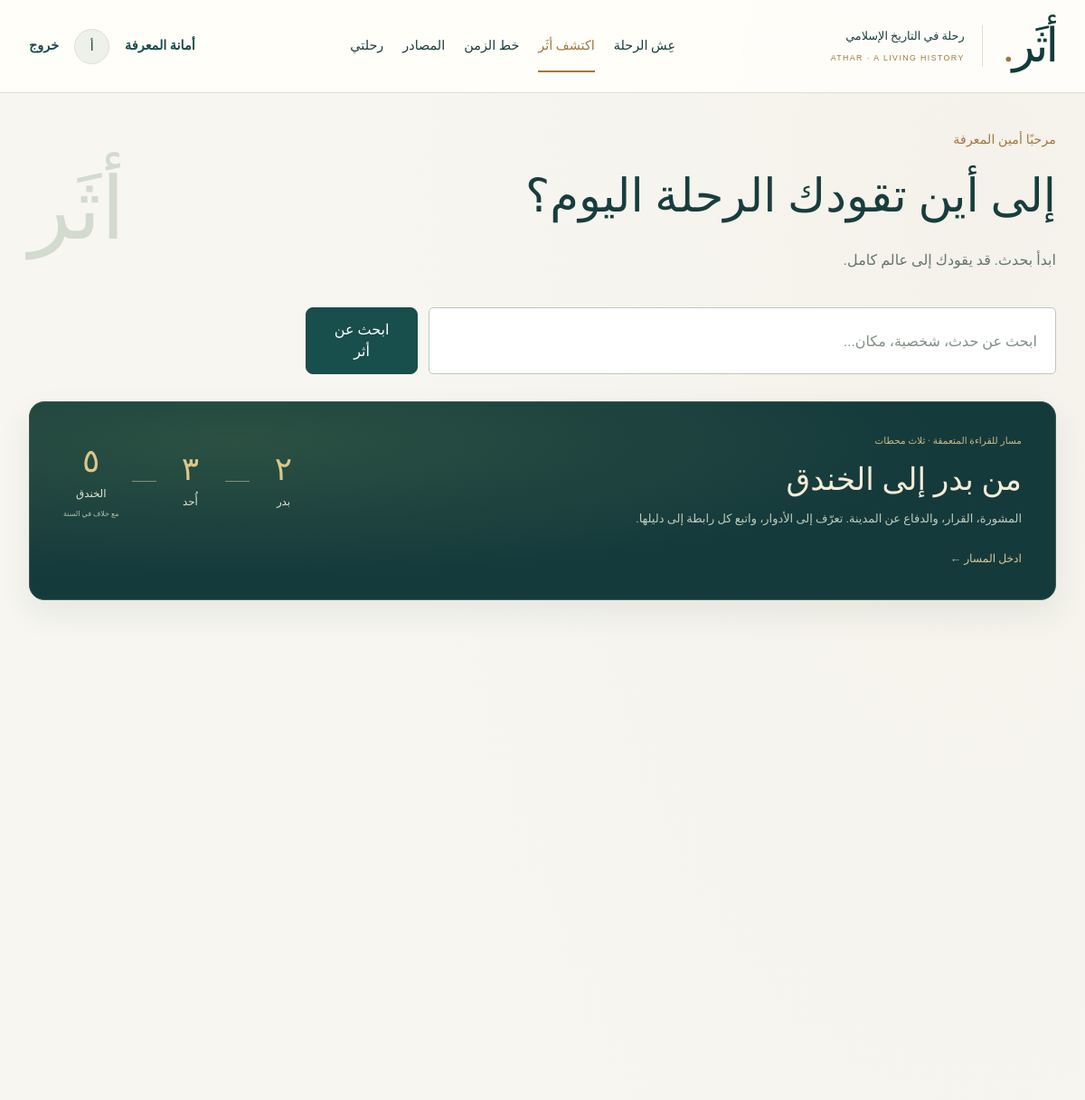
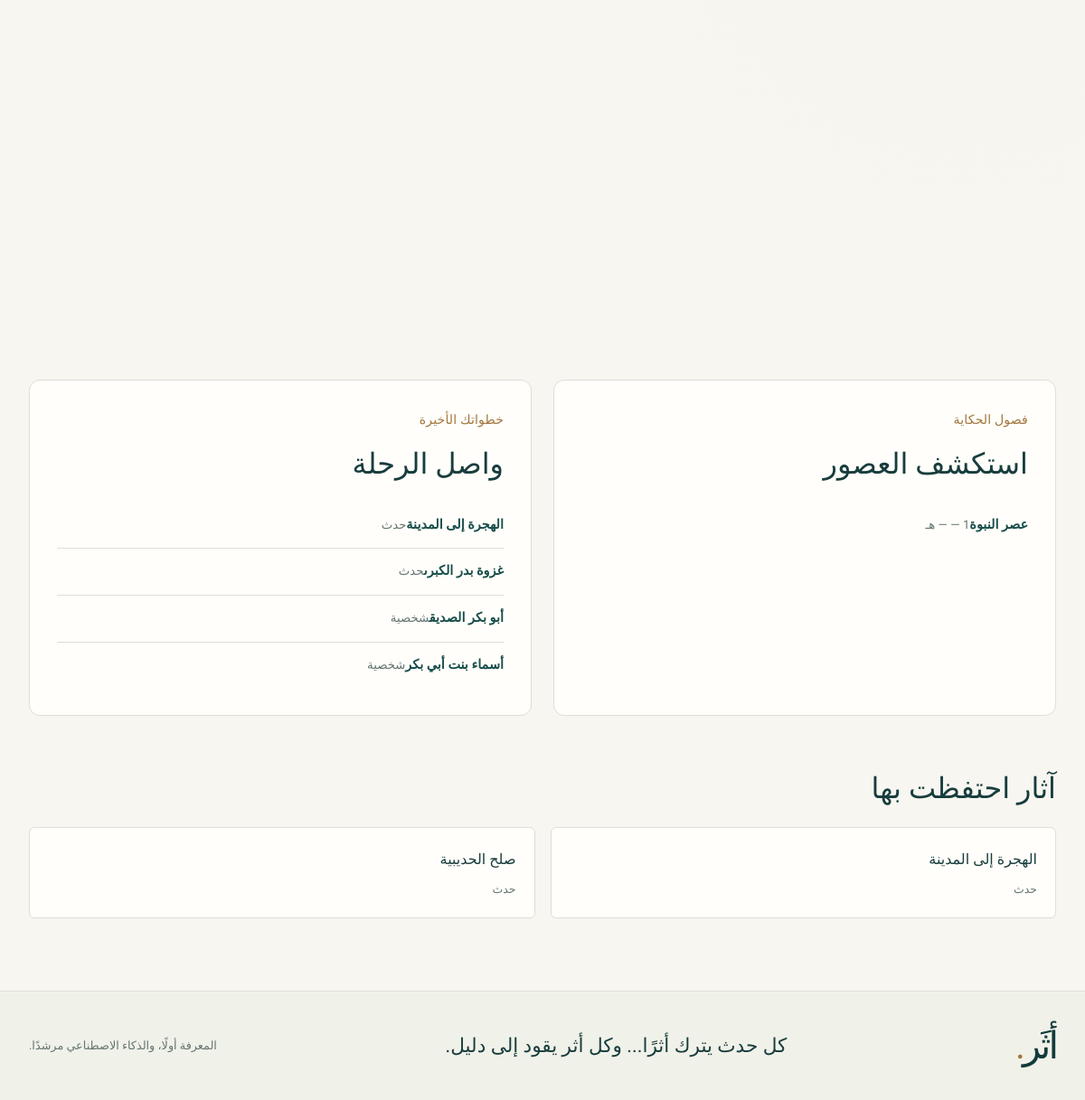
The app's page /discover/ (signed in) with its own data (2 pictures, top to bottom).
### apps/accounts/models.py (models this page shows)
class User(AbstractUser):
    class Role(models.TextChoices):
        ADMIN = 'ADMIN', 'أمين المعرفة'
        USER = 'USER', 'مستكشف'
    role = models.CharField(max_length=5, choices=Role.choices, default=Role.USER)
    @property
    def is_admin(self):
        return self.is_active and (self.role == self.Role.ADMIN or self.is_superuser)

class ExplorationHistory(models.Model):
    user = models.ForeignKey(User, on_delete=models.CASCADE)
    entity = models.ForeignKey('history.Entity', on_delete=models.CASCADE)
    viewed_at = models.DateTimeField(auto_now=True)
    class Meta:
        constraints = [models.UniqueConstraint(fields=['user', 'entity'], name='unique_visit')]
        ordering = ['-viewed_at']

class Bookmark(models.Model):
    user = models.ForeignKey(User, on_delete=models.CASCADE)
    entity = models.ForeignKey('history.Entity', on_delete=models.CASCADE)
    created_at = models.DateTimeField(auto_now_add=True)
    class Meta:
        constraints = [models.UniqueConstraint(fields=['user', 'entity'], name='unique_bookmark')]
        ordering = ['-created_at']

### apps/history/models.py (models this page shows, shortened)
class Entity(models.Model):
    class Kind(models.TextChoices):
        EVENT = 'event', 'حدث'
        PERSON = 'person', 'شخصية'
        PLACE = 'place', 'مكان'
        SOURCE = 'source', 'مصدر'
        ERA = 'era', 'حقبة'
    title = models.CharField('العنوان', max_length=240, db_index=True)
    slug = models.SlugField('الرابط المختصر', max_length=240, unique=True, allow_unicode=True)
    kind = models.CharField(max_length=10, choices=Kind.choices, editable=False)
    description = models.TextField('بين يديك المشهد', blank=True)
    status = models.CharField('حالة النشر', max_length=12, choices=Status.choices, default=Status.DRAFT, db_index=True)
    is_demo = models.BooleanField('محتوى تجريبي يحتاج مراجعة', default=False)
    ai_suggested = models.BooleanField('اقتراح ذكاء اصطناعي', default=False)
    reviewed_by = models.ForeignKey(settings.AUTH_USER_MODEL, null=True, blank=True, on_delete=models.SET_NULL, related_name='reviewed_entities', editable=False)
    created_by = models.ForeignKey(settings.AUTH_USER_MODEL, null=True, blank=True, on_delete=models.SET_NULL, related_name='created_entities', editable=False)
    created_at = models.DateTimeField(auto_now_add=True)
    updated_at = models.DateTimeField(auto_now=True)
    deleted_at = models.DateTimeField(null=True, blank=True, editable=False)
    objects = EntityQuerySet.as_manager()
    class Meta:
        ordering = ['title']
    def get_absolute_url(self):
        return f'/explore/{self.pk}/'

class HistoricalEra(Entity):
    start_year = models.IntegerField('بداية الحقبة هـ', null=True, blank=True)
    end_year = models.IntegerField('نهاية الحقبة هـ', null=True, blank=True)

class Entity(models.Model):
    class Kind(models.TextChoices):
        EVENT = 'event', 'حدث'
        PERSON = 'person', 'شخصية'
        PLACE = 'place', 'مكان'
        SOURCE = 'source', 'مصدر'
        ERA = 'era', 'حقبة'
    title = models.CharField('العنوان', max_length=240, db_index=True)
    slug = models.SlugField('الرابط المختصر', max_length=240, unique=True, allow_unicode=True)
    kind = models.CharField(max_length=10, choices=Kind.choices, editable=False)
    description = models.TextField('بين يديك المشهد', blank=True)
    status = models.CharField('حالة النشر', max_length=12, choices=Status.choices, default=Status.DRAFT, db_index=True)
    is_demo = models.BooleanField('محتوى تجريبي يحتاج مراجعة', default=False)
    ai_suggested = models.BooleanField('اقتراح ذكاء اصطناعي', default=False)
    reviewed_by = models.ForeignKey(settings.AUTH_USER_MODEL, null=True, blank=True, on_delete=models.SET_NULL, related_name='reviewed_entities', editable=False)
    created_by = models.ForeignKey(settings.AUTH_USER_MODEL, null=True, blank=True, on_delete=models.SET_NULL, related_name='created_entities', editable=False)
    created_at = models.DateTimeField(auto_now_add=True)
    updated_at = models.DateTimeField(auto_now=True)
    deleted_at = models.DateTimeField(null=True, blank=True, editable=False)
    objects = EntityQuerySet.as_manager()
    class Meta:
        ordering = ['title']
    def get_absolute_url(self):
        return f'/explore/{self.pk}/'

### apps/history/views.py (the view)
# urls.py: path('', views.landing, name='landing'), path('discover/', views.discover, name='discover'),
def discover(request):
    recent = ExplorationHistory.objects.filter(user=request.user, entity__in=Entity.objects.visible()).select_related('entity')[:4] if request.user.is_authenticated else []
    saved = Bookmark.objects.filter(user=request.user, entity__in=Entity.objects.visible()).select_related('entity')[:4] if request.user.is_authenticated else []
    return render(request, 'history/discover.html', {'events': HistoricalEvent.objects.visible().select_related('era', 'location'), 'eras': HistoricalEra.objects.visible(), 'recent': recent, 'saved': saved,
        'focus_available': public_claims().filter(review_notes__startswith='medina-focus-v1:').exists()})

### apps/history/context.py (called while the page is built)
def site_context(request):
    from apps.dashboard.models import SystemSetting
    return {'demo_mode': settings.DEMO_MODE, 'site_settings': dict(SystemSetting.objects.values_list('key', 'value'))}

### apps/history/models.py (called while the page is built)
    def visible(self):
        query = self.filter(status__in=[Status.APPROVED, Status.PUBLISHED], deleted_at__isnull=True)
        return query if settings.DEMO_MODE else query.filter(is_demo=False)

### apps/knowledge/selectors.py (called while the page is built)
def public_claims():
    return HistoricalClaim.objects.filter(status__in=[Status.APPROVED, Status.PUBLISHED], event__in=Entity.objects.visible()).select_related('event').prefetch_related('evidence__source')

### templates/history/discover.html (shortened to what this page needs)
{% extends 'base.html' %}{% block title %}اكتشف أثَر{% endblock %}{% block content %}<div class="container page">
<div class="discovery-heading"><div><p class="eyebrow">مرحبًا {% if user.is_authenticated %}{{ user.first_name|default:user.username }}{% else %}أيها المستكشف{% endif %}</p><h1>{{ site_settings.welcome_message|default:"إلى أين تقودك الرحلة اليوم؟" }}</h1><p>ابدأ بحدث. قد يقودك إلى عالم كامل.</p></div><span class="discovery-mark" aria-hidden="true">أثَر</span></div>
<form class="wide-search" action="{% url 'search' %}" method="get"><label class="sr-only" for="discover-search">ابحث عن حدث، شخصية، مكان</label><input id="discover-search" name="q" placeholder="ابحث عن حدث، شخصية، مكان..." type="search"><button class="button" type="submit">ابحث عن أثر</button></form>
{% if focus_available %}{% include 'partials/focus_banner.html' %}{% endif %}<section class="section" id="journeys"><div class="event-grid"></div></section>
<div class="two-columns"><section class="paper"><p class="eyebrow">فصول الحكاية</p><h2>استكشف العصور</h2>{% for era in eras %}<a class="list-link" href="{% url 'timeline' %}?era={{ era.pk }}"><strong>{{ era.title }}</strong><span>{{ era.start_year|default_if_none:'—' }} — {{ era.end_year|default_if_none:'—' }} هـ</span></a>{% empty %}<p>لم تُضف حقب بعد.</p>{% endfor %}</section><section class="paper"><p class="eyebrow">خطواتك الأخيرة</p><h2>واصل الرحلة</h2>{% for item in recent %}<a class="list-link" href="{{ item.entity.get_absolute_url }}"><strong>{{ item.entity.title }}</strong><span>{{ item.entity.get_kind_display }}</span></a>{% empty %}<p class="muted">{% if user.is_authenticated %}تظهر هنا المحطات التي تستكشفها. اختر حدثًا لتبدأ.{% else %}تظهر هنا الأحداث التي تستكشفها بعد تسجيل الدخول.{% endif %}</p><a class="text-link" href="{% url 'timeline' %}">ابدأ من خط الزمن</a>{% endfor %}</section></div>
{% if saved %}<section class="section"><h2>آثار احتفظت بها</h2><div class="entity-grid">{% for item in saved %}<a class="mini-card" href="{{ item.entity.get_absolute_url }}">{{ item.entity.title }}<small>{{ item.entity.get_kind_display }}</small></a>{% endfor %}</div></section>{% endif %}
</div>{% endblock %}

### templates/base.html (shortened to what this page needs)
{% load static %}<!doctype html>
<html lang="ar" dir="rtl">
<head>
  <link rel="stylesheet" href="{% static 'css/athar.css' %}?v=20261001-2"><script defer src="{% static 'js/athar.js' %}?v=20261004-5"></script>
  <link rel="stylesheet" href="{% static 'css/experience.css' %}?v=20261003-4">
  <link rel="stylesheet" href="{% static 'css/story.css' %}?v=20261004-6">
</head>
<body>
<header class="site-header">
  <a class="brand" href="{% url 'landing' %}" aria-label="أثَر، الرئيسية"><span class="wordmark">أثَر<span class="brand-dot">.</span></span><span class="brand-caption">رحلة في التاريخ الإسلامي<br><small lang="en">ATHAR · A LIVING HISTORY</small></span></a>
  <nav class="main-nav" aria-label="التنقل الرئيسي"><a href="{% url 'journey' %}" {% if request.path == '/journey/' %}aria-current="page"{% endif %}>عِش الرحلة</a><a href="{% url 'discover' %}" {% if request.path == '/discover/' %}aria-current="page"{% endif %}>اكتشف أثَر</a><a href="{% url 'timeline' %}" {% if request.path == '/timeline/' %}aria-current="page"{% endif %}>خط الزمن</a><a href="{% url 'search' %}?kind=source">المصادر</a><a href="{% url 'library' %}">رحلتي</a></nav>
  <div class="account-nav">{% if user.is_authenticated %}{% if user.is_admin %}<a class="text-link" href="{% url 'dashboard' %}">أمانة المعرفة</a>{% endif %}<a class="avatar" href="{% url 'profile' %}" aria-label="ملفي الشخصي">{{ user.first_name|default:user.username|slice:':1' }}</a><form method="post" action="{% url 'logout' %}">{% csrf_token %}<button class="text-link" type="submit">خروج</button></form>{% else %}<a class="text-link" href="{% url 'login' %}">تسجيل الدخول</a><a class="button small" href="{% url 'journey' %}">ابدأ الرحلة</a>{% endif %}</div>
</header>
<main id="main">{% block content %}{% endblock %}</main>
<footer class="site-footer"><a class="wordmark" href="/">أثَر<span class="brand-dot">.</span></a><p>كل حدث يترك أثرًا... وكل أثر يقود إلى دليل.</p><span>المعرفة أولًا، والذكاء الاصطناعي مرشدًا.</span></footer>
</body></html>

### static/css/experience.css (style rules this page uses)
:root { --ease-out:cubic-bezier(.16,1,.3,1);--night:#102f32;--warm-gold:#dfc58e }
body { background:radial-gradient(ellipse at 90% 10%,#eee9db55,transparent 42%),var(--bg) }
.site-header { position:relative;z-index:20;background:#fffefaeb;backdrop-filter:blur(16px) }
.wordmark { line-height:1.35 }
.main-nav { gap:21px }
.main-nav a { position:relative }
.main-nav a:before { content:'';position:absolute;bottom:-6px;right:0;width:0;height:1px;background:var(--gold);transition:width .3s var(--ease-out) }
.button { border-radius:8px;transition:background .25s,box-shadow .3s,transform .3s var(--ease-out) }
.paper { border-radius:12px }

### static/css/story.css (style rules this page uses)
.list-link { display:block;color:var(--teal);padding:12px 0;border-bottom:1px solid var(--line) }

### records on screen
User: first_name "أ", first_name "أمين المعرفة"
HistoricalEra: title "عصر النبوة", end_year "—"
ExplorationHistory: entity "الهجرة إلى المدينة", entity.kind "حدث"
ExplorationHistory: entity "غزوة بدر الكبرى", entity.kind "حدث"
ExplorationHistory: entity "أبو بكر الصديق", entity.kind "شخصية"
ExplorationHistory: entity "أسماء بنت أبي بكر", entity.kind "شخصية"
Bookmark: entity "الهجرة إلى المدينة", entity.kind "حدث"
Bookmark: entity "صلح الحديبية", entity.kind "حدث"

### other values on screen
{{ site_settings.welcome_message|default:"إلى أين تقودك الرحلة اليوم؟" }} "إلى أين تقودك الرحلة اليوم؟"
